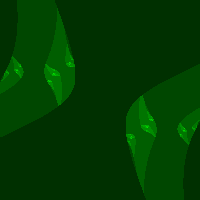
Frame 1 (no input)
Frame 60 (no input): identical to frame 1, image omitted
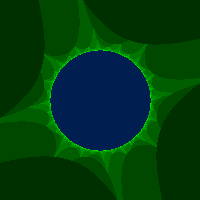
Frame 120 (the mouse pressed at the canvas centre since frame 60)

The p5.js sketch that drew these frames (run headless with seeded random() and noise() and a simulated clock; from frame 60 on, the mouse is pressed at the canvas centre):

// p5.js sketch
// ── sketch.js
/// <reference path="../TSDef/p5.global-mode.d.ts" />

"use strict";

const canvasSize = 200;
const maxIterations = 10;


function setup() {
  angleMode(DEGREES);
  createCanvas(canvasSize, canvasSize, P2D);
  background(0);
  stroke(0, 255, 0);
  strokeWeight(1);
  drawJuliaSet();
}

//Display the (colored) cells around the points
function drawJuliaSet() {

  //Create an Image
  let finalImage = createImage(canvasSize, canvasSize);
  //Load all Pixels
  finalImage.loadPixels();

  for (let i = 0; i <= canvasSize; i++) {
    for (let j = 0; j <= canvasSize; j++) {

      //Map the entire canvas between -2 and 2
      //[The limits of the Mandelbrot-Set]
      let realNumberPart = map(j, 0, canvasSize, -2, 2);
      let imagNumberPart = map(i, 0, canvasSize, -2, 2);

      /*
      While iterating over each pixel, we'll overwrite
      "realNumberPart" and "imagNumberPart" - [The "z" in f(z) = z² + c ] every iteration.
      But we have to add the original at the end of the formula f(z) = z² + c
      [IMPORTANT] In contrast to the Mandelbrot Set, for the Julia set,
      "realNumberPartOrig" and "imagNumberPartOrig" DO NOT change perPixel,
      but stay constant for the whole image!
      We therefor set the constants "realNumberPartOrig" and "imagNumberPartOrig" to static decimal numbers!
      */
      const realNumberPartOrig = map(mouseX, 0, width, -1.5, 1.5);
      const imagNumberPartOrig = map(mouseY, 0, width, -1.5, 1.5);

      //Iterate maxIteration-Times over f(z) = z² + c
      let iteration = 0;
      while (iteration < maxIterations) {

        //Calculate new values (real and imaginary part) of c
        let realNumberPartNew = ((realNumberPart * realNumberPart) - (imagNumberPart * imagNumberPart)) + realNumberPartOrig;
        let imagNumberPartNew = (2 * realNumberPart * imagNumberPart) + imagNumberPartOrig;

        //Assigning the new values to "z" for the next iteration.
        //"c" is still unchanged: [the constants "realNumberPartOrig" and "imagNumberPartOrig"]
        realNumberPart = realNumberPartNew;
        imagNumberPart = imagNumberPartNew;

        iteration++

        if (abs(realNumberPart + imagNumberPart) >= 2.5) {
          finalImage.set(j, i, color(0, map(iteration, 0, maxIterations, 25, 255), 0))
          break;
        }
        if (iteration === maxIterations) finalImage.set(j, i, color(0, 30, 80));
      }
    }
    //Update the image with the calculated pixels
    finalImage.updatePixels();
    //Display the image
    image(finalImage, 0, 0);
  }
}


function draw() {
  drawJuliaSet();
}
